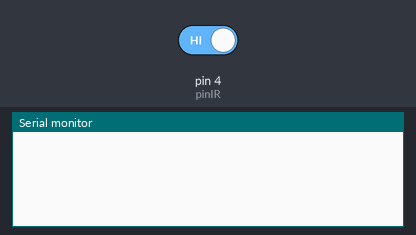
A sketch run on a simulated Arduino Uno, built with avr-gcc and run on an emulated ATmega328P. On the bench: the last lines printed to the serial monitor. The test bench sets the inputs (shaded band); at power-on: pin 4 (pinIR) HIGH.

Above: at 1.2 s.
1.3 s: pin 4 (pinIR) driven LOW
At 1.9 s:
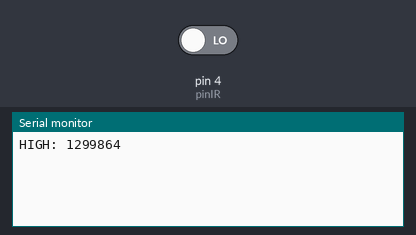
2.8 s: pin 4 (pinIR) driven HIGH
At 4.2 s:
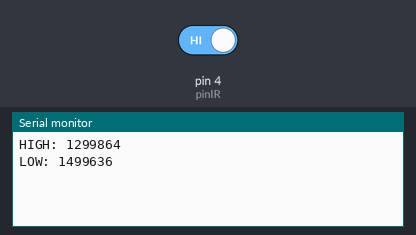

The sketch:

IR_detect.ino
```cpp
unsigned long timeSt;
int pinIR = 4;

void setup() {
  pinMode(pinIR, INPUT_PULLUP);
  timeSt = 0;
  Serial.begin(9600);
}

void loop() {
  timeSt = micros();
  while(digitalRead(pinIR) == HIGH){}
  Serial.print("HIGH: ");
  Serial.println(micros() - timeSt);

  timeSt = micros();
  while(digitalRead(pinIR) == LOW){}
  Serial.print("LOW: ");
  Serial.println(micros() - timeSt);
}
```

Measured:
- after the input at 1.3 s, the serial monitor: prints a new line at once (image 1)
- after the input at 2.8 s, the serial monitor: prints a new line at once (image 2)
